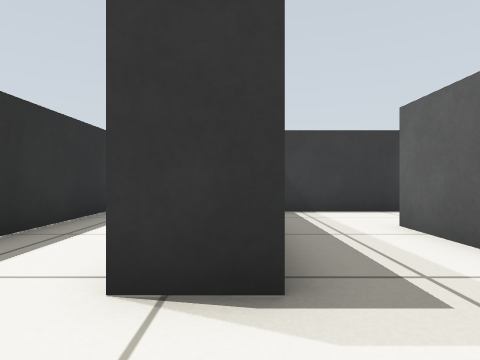
[1] (above)

15 first-person views from a walk through a robot-simulator world made for Gazebo. The camera is 0.39 m above the floor, looks level and sees 75° across. The floor is counted in squares, 0.5 m on a side. Each view is taken from the middle of a square. On the plan, view 1 faces up. The plan holds only what a view shows up to about 10 squares ahead; the rest is blank.

[2]
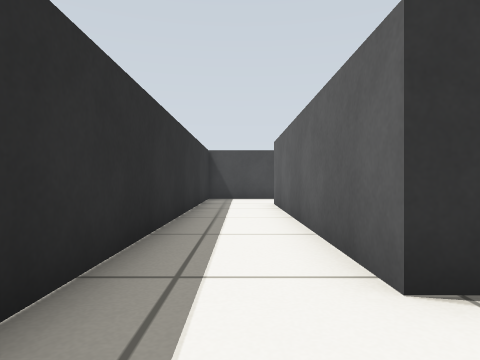

[3]
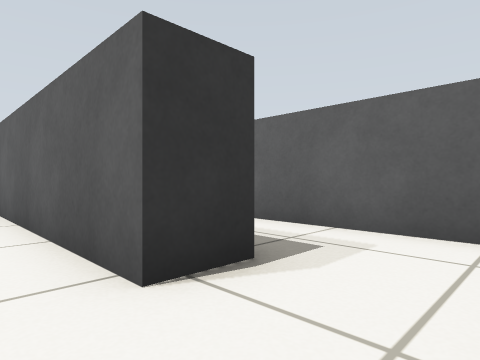

[4]
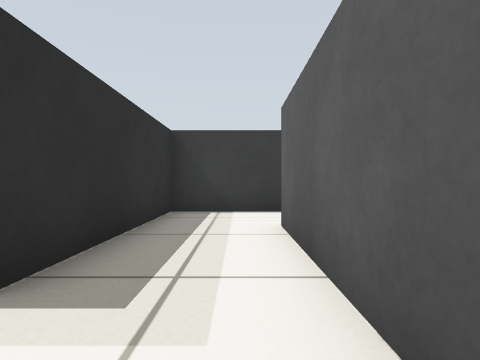

[5]
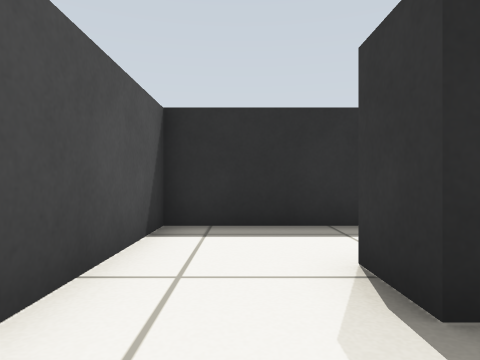

[6]
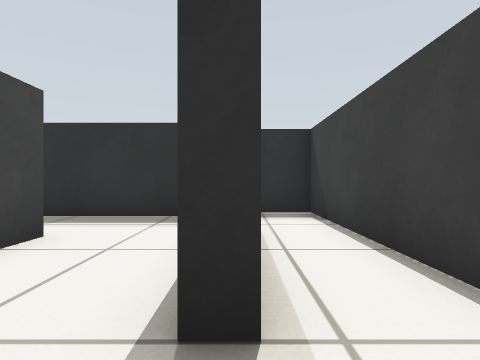

[7]
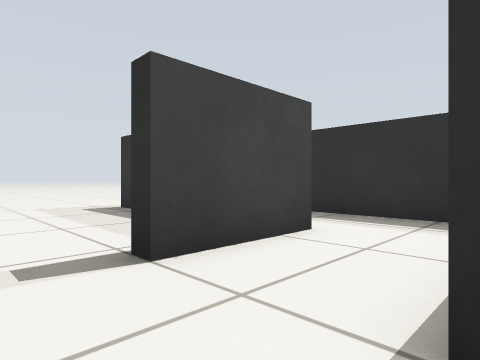

[8]
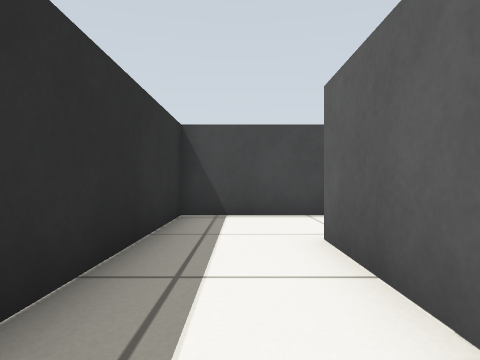

[9]
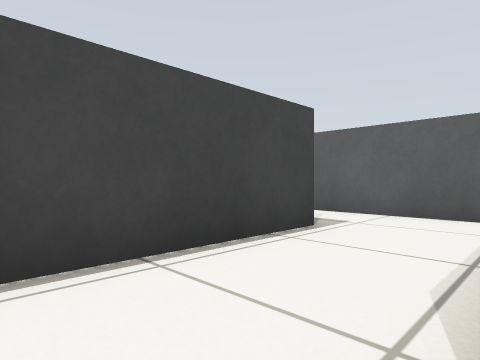

[10]
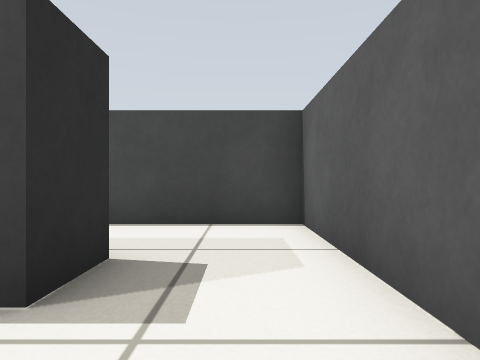

[11]
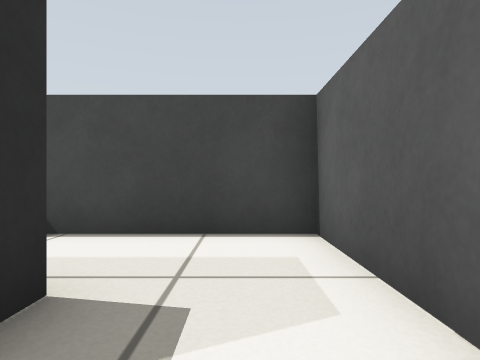

[12]
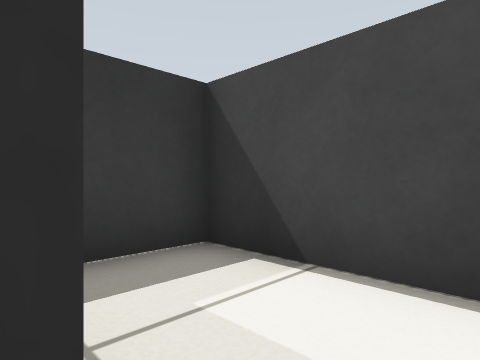

[13]
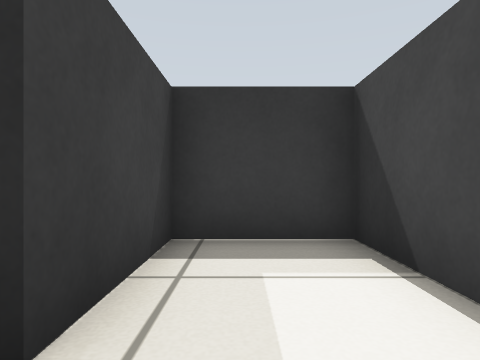

[14]
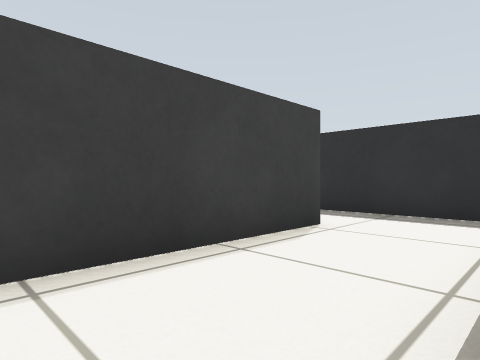

[15]
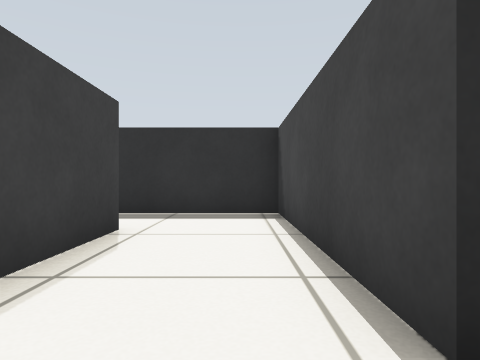

### Floor plan
Points are (right, up) in squares from view 1. A wall is a line through its corners. A room is listed if a view was taken in it or the views show most of it. See-through windows are left out.
Room 1 (views 1, 2, 3, 4, 5, 6, 7, 8, 9)
walls: (-0.9, 2.1) (-0.9, 10.1); (2.7, 0.5) (2.7, 5.3) (5.5, 5.3); (4, 7.7) (0.3, 7.7) (0.3, 2.4); (5.5, 8.1) (5.5, 7.6); (-3.3, 10.4) (-3.3, -0.3) (0.4, -0.3)
ways out: opening at (-2, 10) to room 2; opening at (6.5, 5); opening at (6.5, 8)
objects: dark grey box (0, 2)
Room 2 (views 10, 11, 12, 13, 14, 15)
walls: (2.7, 13.4) (2.7, 12.9) (-3.3, 12.9) (-3.3, 10.4); (5.1, 10.9) (5.1, 16.5) (-0.1, 16.5) (-0.1, 14.1) (1.6, 14.1); (-0.9, 10.1) (3.6, 10.1)
ways out: opening at (-2, 10) to room 1
objects: dark grey post (2, 14)

Positions as (right, up) in squares from view 1, and headings:
1: (0, 0), facing up
2: (-2, 0), facing up
3: (-2, 0), facing up-right
4: (2, 0), facing up
5: (2, 1), facing left
6: (7, 8), facing left
7: (7, 8), facing down-left
8: (-2, 6), facing up
9: (-2, 10), facing up-right
10: (4, 11), facing up
11: (4, 12), facing up
12: (3, 14), facing up-left
13: (4, 15), facing left
14: (4, 13), facing down-left
15: (4, 12), facing left
